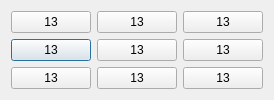
<?xml version="1.0" encoding="UTF-8"?>
<ui version="4.0">
 <class>Dialog13</class>
 <widget class="QDialog" name="Dialog13">
  <property name="geometry">
   <rect>
    <x>0</x>
    <y>0</y>
    <width>255</width>
    <height>99</height>
   </rect>
  </property>
  <property name="windowTitle">
   <string>Dialog</string>
  </property>
  <layout class="QGridLayout" name="gridLayout">
   <item row="1" column="0">
    <widget class="QPushButton" name="pushButton_5">
     <property name="text">
      <string>13</string>
     </property>
    </widget>
   </item>
   <item row="0" column="0">
    <widget class="QPushButton" name="pushButton_8">
     <property name="text">
      <string>13</string>
     </property>
    </widget>
   </item>
   <item row="0" column="2">
    <widget class="QPushButton" name="pushButton_9">
     <property name="text">
      <string>13</string>
     </property>
    </widget>
   </item>
   <item row="1" column="2">
    <widget class="QPushButton" name="pushButton_6">
     <property name="text">
      <string>13</string>
     </property>
    </widget>
   </item>
   <item row="1" column="1">
    <widget class="QPushButton" name="pushButton_4">
     <property name="text">
      <string>13</string>
     </property>
    </widget>
   </item>
   <item row="0" column="1">
    <widget class="QPushButton" name="pushButton_7">
     <property name="text">
      <string>13</string>
     </property>
    </widget>
   </item>
   <item row="2" column="2">
    <widget class="QPushButton" name="pushButton_3">
     <property name="text">
      <string>13</string>
     </property>
    </widget>
   </item>
   <item row="2" column="0">
    <widget class="QPushButton" name="pushButton_1">
     <property name="focusPolicy">
      <enum>Qt::StrongFocus</enum>
     </property>
     <property name="text">
      <string>13</string>
     </property>
     <property name="checkable">
      <bool>false</bool>
     </property>
     <property name="autoDefault">
      <bool>true</bool>
     </property>
    </widget>
   </item>
   <item row="2" column="1">
    <widget class="QPushButton" name="pushButton_2">
     <property name="text">
      <string>13</string>
     </property>
    </widget>
   </item>
  </layout>
 </widget>
 <resources/>
 <connections/>
</ui>
